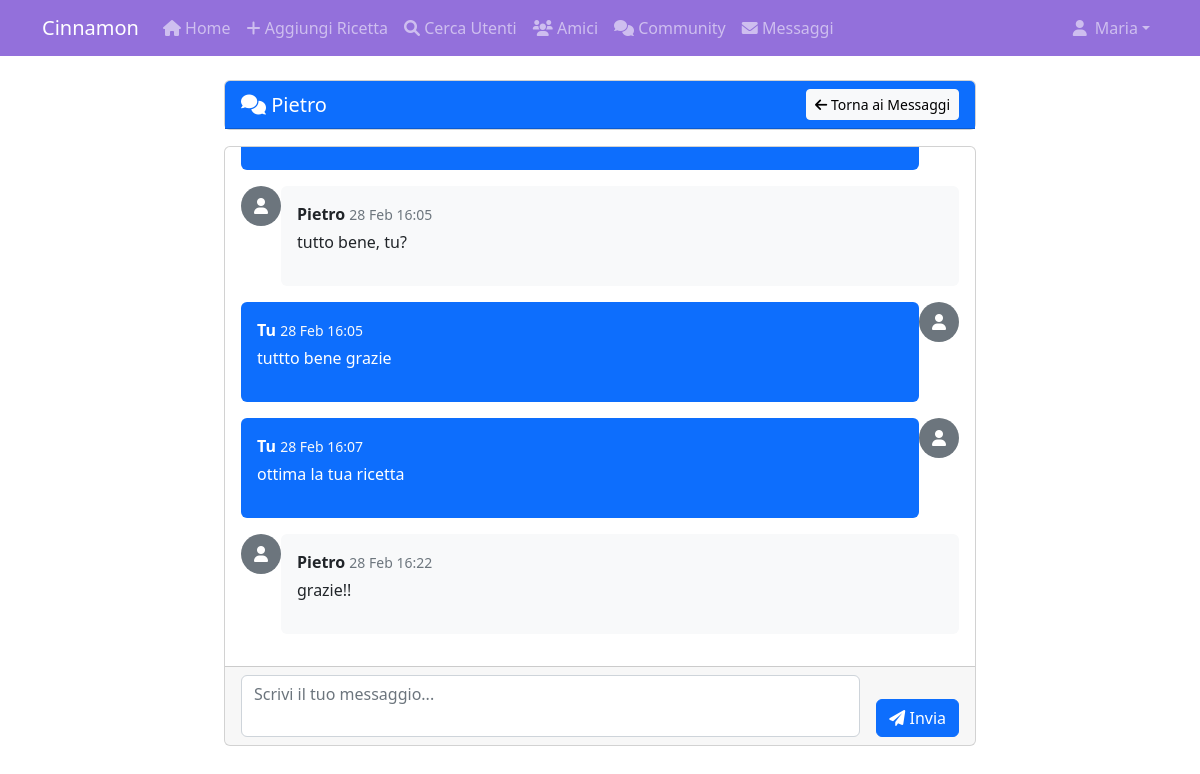
The app's page /messages/1/ (signed in) with its own data.
### recipes/models.py (models this page shows, shortened)
class Message(models.Model):
    conversation = models.ForeignKey(Conversation, on_delete=models.CASCADE, related_name='messages')
    sender = models.ForeignKey(User, on_delete=models.CASCADE, related_name='sent_messages')
    content = models.TextField(verbose_name="Messaggio")
    is_read = models.BooleanField(default=False)
    created_at = models.DateTimeField(auto_now_add=True)
    class Meta:
        ordering = ['-created_at']

### users/views.py (the view, shortened to what this page needs)
# urls.py: path('messages/<int:conversation_id>/', user_views.conversation_detail, name="conversation-detail"),
@login_required
def conversation_detail(request, conversation_id):
    from recipes.models import Conversation, Message
    conversation = get_object_or_404(
        Conversation, id=conversation_id, participants=request.user
    )
    Message.objects.filter(
        conversation=conversation,
        is_read=False
    ).exclude(
        sender=request.user
    ).update(is_read=True)
    chat_messages = conversation.messages.all().order_by('created_at')
    destinatario = conversation.participants.exclude(id=request.user.id).first()
    titolo_chat = destinatario.get_full_name() if destinatario and destinatario.get_full_name() else destinatario.username if destinatario else 'Chat'
    context = {
        'conversation': conversation,
        'chat_messages': chat_messages,
        'title': titolo_chat,
    }
    return render(request, 'users/conversation_detail.html', context)

### users/views.py (called while the page is built)
def unread_messages_count(request):
    if request.user.is_authenticated:
        from recipes.models import Conversation, Message
        conversations = Conversation.objects.filter(participants=request.user)
        unread_count = Message.objects.filter(
            conversation__in=conversations,
            is_read=False
        ).exclude(sender=request.user).count()
        return {'unread_messages_count': unread_count}
    return {'unread_messages_count': 0}

### users/templates/users/conversation_detail.html (shortened to what this page needs)
{% extends "recipes/base.html" %}
{% block content %}
<div class="container-fluid">
  <div class="row">
    <div class="col-12">
      <div class="card mb-3">
        <div class="card-header bg-primary text-white">
          <div class="d-flex justify-content-between align-items-center">
            <h5 class="mb-0">
              <i class="fas fa-comments"></i> {{ title }}
            </h5>
            <a href="{% url 'messages-inbox' %}" class="btn btn-light btn-sm">
              <i class="fas fa-arrow-left"></i> Torna ai Messaggi
            </a>
          </div>
        </div>
      </div>
      <div class="row">
        <div class="col-12">
          <div class="card" style="height: 600px;">
            <div class="card-body" style="height: 500px; overflow-y: auto;" id="chat-messages">
              {% for message in chat_messages %}
                <div class="d-flex mb-3 {% if message.sender == user %}justify-content-end{% endif %}">
                  <div class="{% if message.sender == user %}order-2{% endif %}">
                    {% if message.sender.userprofile.profile_image %}
                      <img src="{{ message.sender.userprofile.profile_image.url }}"
                           alt="{{ message.sender.username }}"
                           class="rounded-circle"
                           style="width: 40px; height: 40px; object-fit: cover;">
                    {% else %}
                      <div class="bg-secondary rounded-circle d-flex align-items-center justify-content-center"
                           style="width: 40px; height: 40px;">
                        <i class="fas fa-user text-white"></i>
                      </div>
                    {% endif %}
                  </div>
                  <div class="{% if message.sender == user %}order-1 mr-3{% else %}ml-3{% endif %} flex-grow-1">
                    <div class="p-3 rounded {% if message.sender == user %}bg-primary text-white ml-5{% else %}bg-light mr-5{% endif %}">
                      <div class="mb-1">
                        <strong>
                          {% if message.sender == user %}
                            Tu
                          {% else %}
                            {{ message.sender.get_full_name|default:message.sender.username }}
                          {% endif %}
                        </strong>
                        <small class="{% if message.sender == user %}text-light{% else %}text-muted{% endif %} ml-2">
                          {{ message.created_at|date:"d M H:i" }}
                        </small>
                      </div>
                      <p class="mb-0">{{ message.content|linebreaks }}</p>
                    </div>
                  </div>
                </div>
              {% empty %}
                <div class="text-center py-5">
                  <i class="fas fa-comments fa-5x text-muted mb-3"></i>
                  <h5 class="text-muted">Nessun messaggio ancora</h5>
                  <p class="text-muted">Inizia la conversazione scrivendo il primo messaggio!</p>
                </div>
              {% endfor %}
            </div>
            <div class="card-footer">
              <form method="POST" class="d-flex">
                <div class="flex-grow-1 mr-2">
                  <textarea class="form-control"
                            name="content"
                            rows="2"
                            placeholder="Scrivi il tuo messaggio..."
                            required
                            style="resize: none;"></textarea>
                </div>
                <div class="align-self-end ms-3">
                  <button type="submit" class="btn btn-primary">
                    <i class="fas fa-paper-plane"></i> Invia
                  </button>
                </div>
              </form>
            </div>
          </div>
        </div>
      </div>
    </div>
  </div>
</div>
{% endblock content %}

### recipes/templates/recipes/base.html (shortened to what this page needs)
<!DOCTYPE html>
<html lang="en">
  <head>
    <link
      href="https://cdn.jsdelivr.net/npm/bootstrap@5.2.0-beta1/dist/css/bootstrap.min.css"
      rel="stylesheet"
    />
    <link rel="stylesheet" href="https://cdnjs.cloudflare.com/ajax/libs/font-awesome/6.0.0/css/all.min.css">
  </head>
  <body>
    <nav class="navbar navbar-expand-lg navbar-dark navbar-purple">
      <div class="container">
                <a class="navbar-brand" href="{% url 'recipes-home' %}">
          Cinnamon
        </a>
        <div class="collapse navbar-collapse" id="navbarNav">
          <ul class="navbar-nav">
            <li class="nav-item">
              <a class="nav-link" href="{% url 'recipes-home' %}">
                <i class="fas fa-home"></i> Home
              </a>
            </li>
            {% if user.is_authenticated %}
            <li class="nav-item">
              <a class="nav-link" href="{% url 'recipes-create' %}">
                <i class="fas fa-plus"></i> Aggiungi Ricetta
              </a>
            </li>
            <li class="nav-item">
              <a class="nav-link" href="{% url 'user-search' %}">
                <i class="fas fa-search"></i> Cerca Utenti
              </a>
            </li>
            <li class="nav-item">
              <a class="nav-link" href="{% url 'user-friends' %}">
                <i class="fas fa-users"></i> Amici
              </a>
            </li>
            <li class="nav-item">
              <a class="nav-link" href="{% url 'community-list' %}">
                <i class="fas fa-comments"></i> Community
              </a>
            </li>
            <li class="nav-item">
              <a class="nav-link position-relative" href="{% url 'messages-inbox' %}">
                <i class="fas fa-envelope"></i> Messaggi
              </a>
            </li>
            {% endif %}
          </ul>
        </div>
        <div class="navbar-nav">
          {% if user.is_authenticated %}
          <div class="nav-item dropdown">
            <a class="nav-link dropdown-toggle d-flex align-items-center" href="#" id="navbarDropdown" role="button" data-bs-toggle="dropdown" aria-expanded="false">
              {% if user.userprofile.profile_image %}
                <img src="{{ user.userprofile.profile_image.url }}" class="rounded-circle me-2" style="width: 25px; height: 25px; object-fit: cover;">
              {% else %}
                <i class="fas fa-user me-2"></i>
              {% endif %}
              {{ user.username }}
            </a>
          </div>
          {% endif %}
        </div>
      </div>
    </nav>
    <div class="container mt-4 col-8">
       {% block content %} {% endblock %}
    </div>
  </body>
</html>

### recipes/templates/recipes/base.html (style rules this page uses)
.navbar-purple { background-color: #9370db !important; }

### records on screen
Message: sender.get_full_name "Pietro", created_at "28 Feb 16:05", content "tutto bene, tu?"
Message: shows "Tu", created_at "28 Feb 16:05", content "tuttto bene grazie"
Message: shows "Tu", created_at "28 Feb 16:07", content "ottima la tua ricetta"
Message: sender.get_full_name "Pietro", created_at "28 Feb 16:22", content "grazie!!"

### other values on screen
{{ user.username }} "Maria"
{{ title }} "Pietro"
